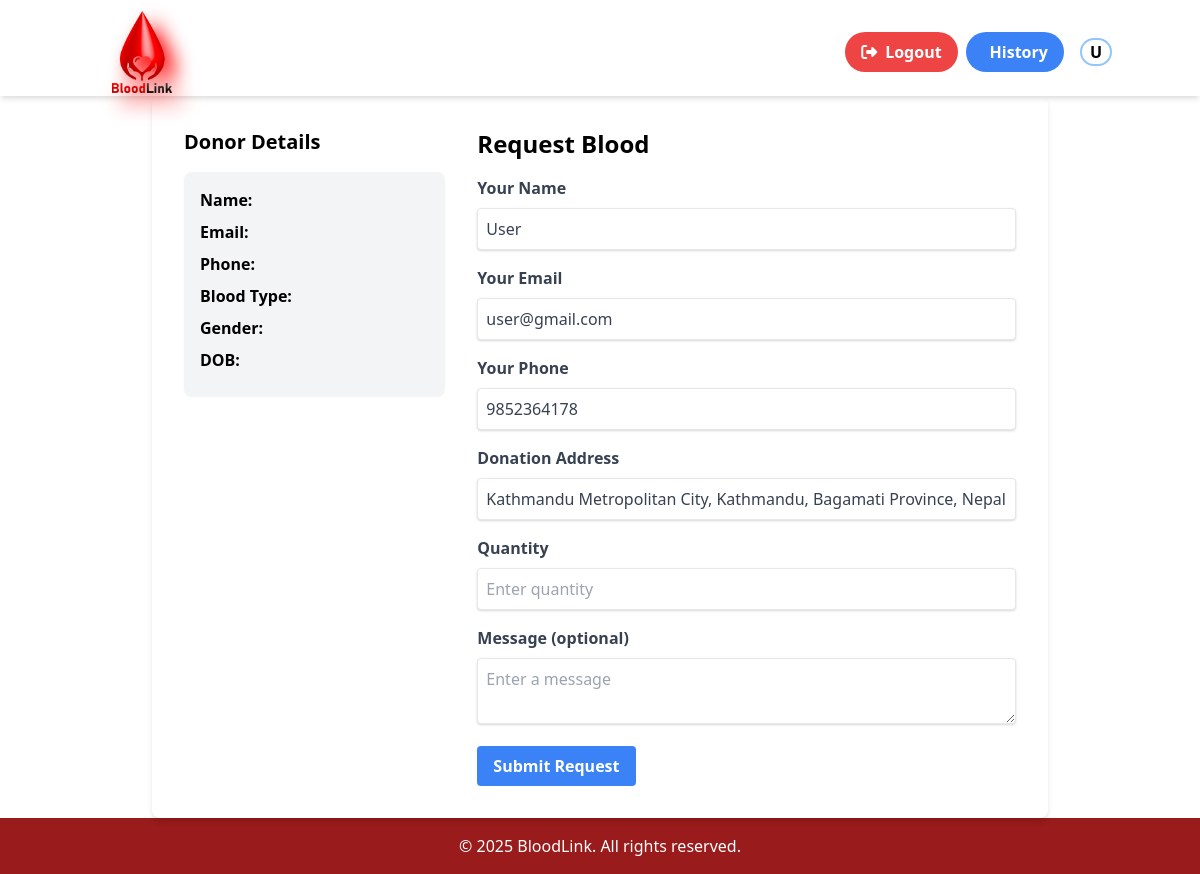
The page /request_donation.php (signed in) on the database its author committed.
### tables this page shows
CREATE TABLE `users` (
  `id` int(11) UNSIGNED NOT NULL,
  `fullname` varchar(255) NOT NULL,
  `email` varchar(255) NOT NULL,
  `password` varchar(255) NOT NULL,
  `phone` varchar(20) DEFAULT NULL,
  `address` varchar(255) DEFAULT NULL,
  `user_type` enum('User','Donor','Admin','BloodBank') NOT NULL,
  `latitude` decimal(9,6) DEFAULT NULL,
  `longitude` decimal(9,6) DEFAULT NULL
);

### request_donation.php (the view, shortened to what this page needs)
<?php
require('connection.php');
$default_name = '';
$default_email = '';
$default_phone = '';
$default_address = '';
if (isset($_SESSION['useremail'])) {
    $user_email = $_SESSION['useremail'];
    $user_stmt = $con->prepare("SELECT id, fullname, email, phone, address FROM users WHERE email = ?");
    $user_stmt->bind_param("s", $user_email);
    $user_stmt->execute();
    $user_result = $user_stmt->get_result();
    if ($user_result->num_rows > 0) {
        $user = $user_result->fetch_assoc();
        $default_name = htmlspecialchars($user['fullname']);
        $default_email = htmlspecialchars($user['email']);
        $default_phone = htmlspecialchars($user['phone']);
        $default_address = htmlspecialchars($user['address']);
    } else {
        echo "User not found.";
        exit();
    }
}
?>
<!DOCTYPE html>
<html lang="en">
<head>
    <link href="https://cdn.jsdelivr.net/npm/tailwindcss@2.2.19/dist/tailwind.min.css" rel="stylesheet">
</head>
<body class="">
    <?php include("header.php"); ?>
    <div class="pt-24 flex flex-col items-center">
        <main class="w-full max-w-4xl p-8 bg-white shadow-md rounded-lg flex">
            <div class="w-1/3 pr-4">
                <h2 class="text-xl font-bold mb-4">Donor Details</h2>
                <div class="bg-gray-100 p-4 rounded-lg shadow-sm">
                    <p class="mb-2"><strong>Name:</strong> <?= htmlspecialchars($donor['fullname'] ?? '') ?></p>
                    <p class="mb-2"><strong>Email:</strong> <?= htmlspecialchars($donor['email'] ?? '') ?></p>
                    <p class="mb-2"><strong>Phone:</strong> <?= htmlspecialchars($donor['phone'] ?? '') ?></p>
                    <p class="mb-2"><strong>Blood Type:</strong> <?= htmlspecialchars($donor['donor_blood_type'] ?? '') ?></p>
                    <p class="mb-2"><strong>Gender:</strong> <?= htmlspecialchars($donor['gender'] ?? '') ?></p>
                    <p class="mb-2"><strong>DOB:</strong> <?= htmlspecialchars($donor['dob'] ?? '') ?></p>
                </div>
            </div>
            <div class="w-2/3 pl-4">
                <h1 class="text-2xl font-bold mb-4">Request Blood</h1>
                <form action="request_donation.php" method="POST">
                    <div class="mb-4">
                        <label class="block text-gray-700 font-bold mb-2" for="name">Your Name</label>
                        <input
                            class="shadow border rounded w-full p-2 text-gray-700 focus:outline-none focus:shadow-outline"
                            type="text" id="name" name="name" placeholder="Enter your name" value="<?= $default_name ?>" <?= isset($_SESSION['useremail']) ? '' : 'required' ?>>
                    </div>
                    <div class="mb-4">
                        <label for="email" class="block text-gray-700 font-bold mb-2">Your Email</label>
                        <input type="email" id="email" name="email" placeholder="Enter your Email" class="shadow border rounded w-full p-2 text-gray-700 focus:outline-none focus:shadow-outline"
                        value="<?= $default_email ?>" <?= isset($_SESSION['useremail']) ? '' : 'required' ?>>
                    </div>
                    <div class="mb-4">
                        <label for="phone" class="block text-gray-700 font-bold mb-2">Your Phone</label>
                        <input type="text" id="phone" name="phone" placeholder="Enter your phone" class="shadow border rounded w-full p-2 text-gray-700 focus:outline-none focus:shadow-outline"
                        value="<?= $default_phone ?>" <?= isset($_SESSION['useremail']) ? '' : 'required' ?>>
                    </div>
                    <div class="mb-4">
                        <label for="donation_address" class="block text-gray-700 font-bold mb-2">Donation Address</label>
                        <input type="text" id="donation_address" name="donation_address" placeholder="Enter donation address" class="shadow border rounded w-full p-2 text-gray-700 focus:outline-none focus:shadow-outline" required value="<?= $default_address ?>">
                    </div>
                    <div class="mb-4">
                        <label for="quantity" class="block text-gray-700 font-bold mb-2">Quantity</label>
                        <input type="number" id="quantity" name="quantity"min="100" max="500" placeholder="Enter quantity" class="shadow border rounded w-full p-2 text-gray-700 focus:outline-none focus:shadow-outline" required>
                    </div>
                    <div class="mb-4">
                        <label for="message" class="block text-gray-700 font-bold mb-2">Message (optional)</label>
                        <textarea id="message" name="message" placeholder="Enter a message" class="shadow border rounded w-full p-2 text-gray-700 focus:outline-none focus:shadow-outline"></textarea>
                    </div>
                    <div class="flex items-center justify-between">
                        <button type="submit" name="request" class="bg-blue-500 hover:bg-blue-700 text-white font-bold py-2 px-4 rounded focus:outline-none focus:shadow-outline">
                            Submit Request
                        </button>
                    </div>
                </form>
            </div>
        </main>
    </div>
    <?php @include 'footor.php'; ?>
</body>
</html>

### rows shown on the page
users: name "User", email "user@gmail.com", phone "9852364178", donation_address "Kathmandu Metropolitan City, Kathmandu, Bagamati Province, Nepal"

### other values the page prints
$firstLetterCap "U"
